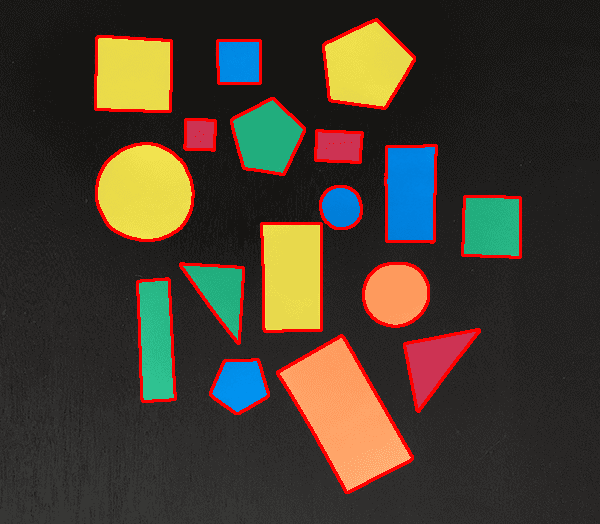
#> input picture step_4/step10/determining_object_color/src/shapes.png, 600 x 524 px, found by its file name
$ python sorting_contours.py --image shapes.png --method top-to-bottom
#> lines starting #> are read from the running program, lines starting #| are printed output that depends on the picture; after the words box and inside, x2 and y2 are one past the last pixel; in counts of white or black regions, pixels touching at a corner belong together
# import the necessary packages
import numpy as np
import argparse
import imutils
import cv2

def sort_contours(cnts, method="left-to-right"):
	# initialize the reverse flag and sort index
	reverse = False
	i = 0

	# handle if we need to sort in reverse # tersine sıralamamız gerekirse halledelim
	if method == "right-to-left" or method == "bottom-to-top":
		reverse = True

	# handle if we are sorting against the y-coordinate rather than
	# the x-coordinate of the bounding box
	if method == "top-to-bottom" or method == "bottom-to-top":
		i = 1

	# construct the list of bounding boxes and sort them from top to
	# bottom
	boundingBoxes = [cv2.boundingRect(c) for c in cnts]
	(cnts, boundingBoxes) = zip(*sorted(zip(cnts, boundingBoxes),
		key=lambda b:b[1][i], reverse=reverse))

	# return the list of sorted contours and bounding boxes
	return (cnts, boundingBoxes)

def draw_contour(image, c, i):
	# compute the center of the contour area and draw a circle
	# representing the center
	# kontur alanının merkezini hesaplayalım
	# ve merkezi temsil eden bir daire çizelim
	M = cv2.moments(c)
	cX = int(M["m10"] / M["m00"])
	cY = int(M["m01"] / M["m00"])

	# draw the countour number on the image
	# görüntüdeki kontur numarasını çizelim
	cv2.putText(image, "#{}".format(i + 1), (cX - 20, cY), cv2.FONT_HERSHEY_SIMPLEX,
		1.0, (255, 255, 255), 2)

	# return the image with the contour number drawn on it
	return image

# construct the argument parser and parse the arguments
ap = argparse.ArgumentParser()
ap.add_argument("-i", "--image", required=True, help="Path to the input image")
ap.add_argument("-m", "--method", required=True, help="Sorting method")
args = vars(ap.parse_args())

# load the image and initialize the accumulated edge image
image = cv2.imread(args["image"])
#> image is the input picture: shape (524, 600, 3); mean B, G, R 46.6, 59.3, 68.9
accumEdged = np.zeros(image.shape[:2], dtype="uint8")
# accumulate = biriktirmek, birikmek,yığmakk
# loop over the blue, green, and red channels, respectively
for chan in cv2.split(image):
	# blur the channel, extract edges from it, and accumulate the set
	# of edges for the image
	chan = cv2.medianBlur(chan, 11)
	edged = cv2.Canny(chan, 50, 200)
	accumEdged = cv2.bitwise_or(accumEdged, edged)
#> this loop made 3 passes
#> pass 1, `chan = cv2.medianBlur(chan, 11)`:
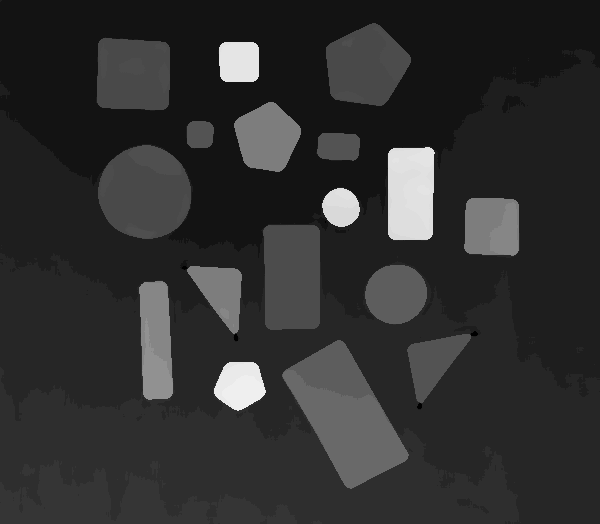
#> chan: shape (524, 600); min 0, max 239, mean 47.3
#> pass 1, `edged = cv2.Canny(chan, 50, 200)`:
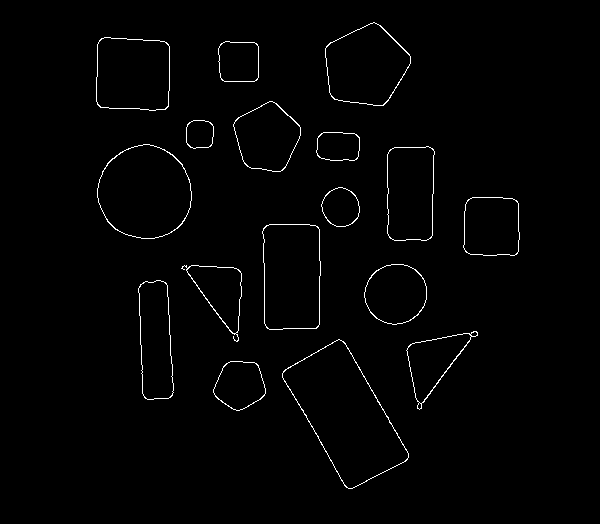
#> edged: shape (524, 600); 1.3% white in thin lines or dots, all inside (x1, y1, x2, y2) = (96, 22, 520, 489)
#> after the loop:
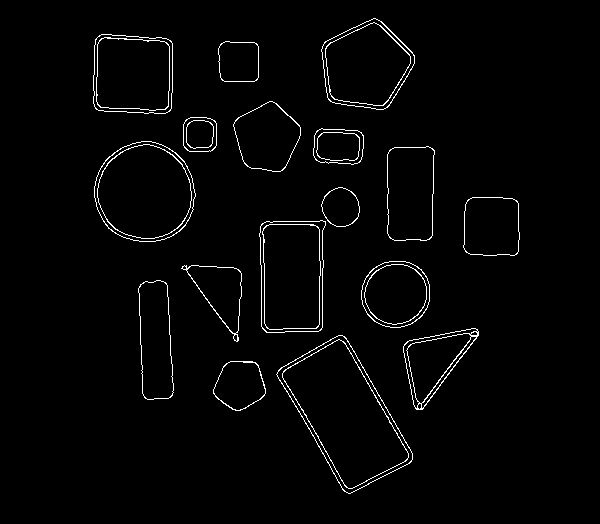
#> accumEdged: shape (524, 600); 2.1% white in thin lines or dots, all inside (x1, y1, x2, y2) = (93, 18, 520, 494)

# show the accumulated edge map // birikmiş kenar haritasını gösterelim.
cv2.imshow("Edge Map", accumEdged)

# find contours in the accumulated image, keeping only the largest
# ones // en büyük olanları tutarak, birikmiş görüntüdeki konturları bulalım.
cnts = cv2.findContours(accumEdged.copy(), cv2.RETR_EXTERNAL,
	cv2.CHAIN_APPROX_SIMPLE)
#> cnts = 17 contours; largest, box (x1, y1, x2, y2) and area: (276, 335, 413, 494) 11214, (94, 141, 196, 242) 7908, (259, 220, 326, 333) 6776, (321, 18, 415, 110) 6090, (93, 34, 173, 114) 5856
cnts = imutils.grab_contours(cnts)
cnts = sorted(cnts, key=cv2.contourArea, reverse=True)[:5]
#> cnts = 5 contours; box (x1, y1, x2, y2) and area: (276, 335, 413, 494) 11214, (94, 141, 196, 242) 7908, (259, 220, 326, 333) 6776, (321, 18, 415, 110) 6090, (93, 34, 173, 114) 5856
orig = image.copy()

# loop over the (unsorted) contours and draw them
for (i, c) in enumerate(cnts):
	orig = draw_contour(orig, c, i)
#> this loop made 5 passes
#> (cX in draw_contour, cY in draw_contour) on passes 1 to 5: (344, 414), (144, 191), (291, 275), (365, 65), (132, 73)
#> pass 1, `orig = draw_contour(orig, c, i)`:
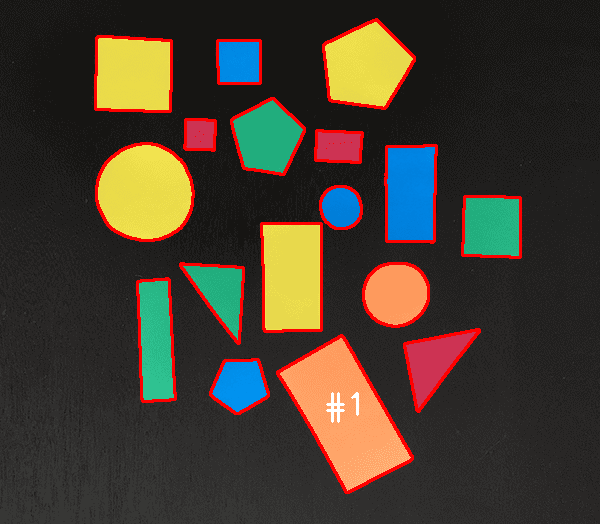
#> orig: shape (524, 600, 3); 0.11% of pixels changed, all inside (x1, y1, x2, y2) = (326, 392, 359, 423)
#> pass 3, `orig = draw_contour(orig, c, i)`:
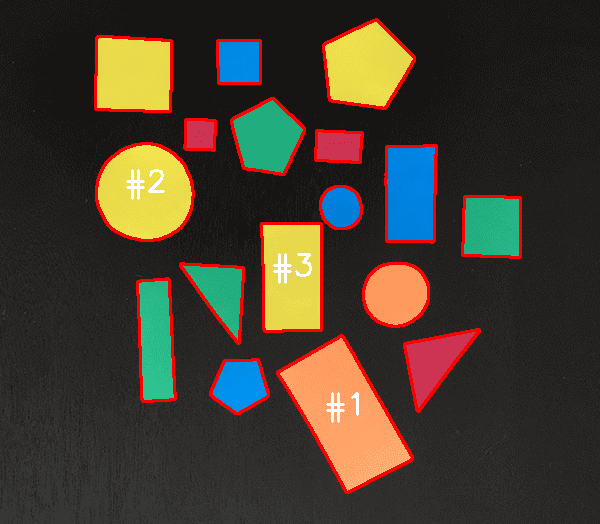
#> orig: shape (524, 600, 3); mean B, G, R 47.2, 59.5, 68.9
#> after the loop:
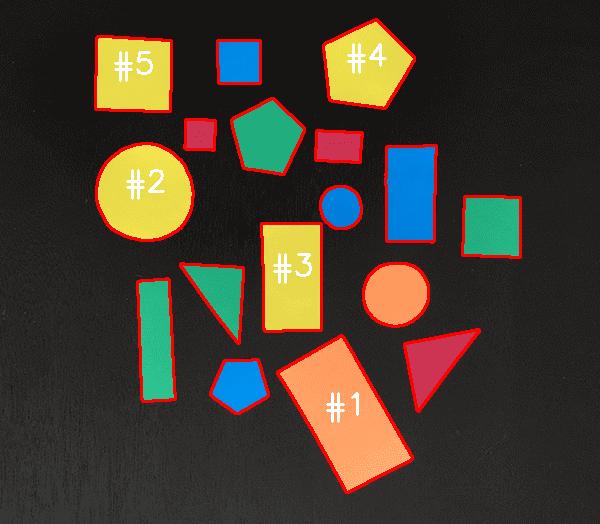
#> orig: shape (524, 600, 3); 0.26% of pixels changed, all inside (x1, y1, x2, y2) = (114, 43, 387, 82)

# show the original, unsorted contour image
cv2.imshow("Unsorted", orig)

# sort the contours according to the provided method
# konturları sağlanan yönteme göre sıralayalım
(cnts, boundingBoxes) = sort_contours(cnts, method=args["method"])
#> in sort_contours, `boundingBoxes = [cv2.boundingRect(c) for c in cnts]`: boundingBoxes = [(276, 335, 137, 159), (94, 141, 102, 101), (259, 220, 67, 113), (321, 18, 94, 92), (93, 34, 80, 80)]
#> in sort_contours, `(cnts, boundingBoxes) = zip(*sorted(zip(cnts, boundingBoxes), key=lamb..`: boundingBoxes = ((321, 18, 94, 92), (93, 34, 80, 80), (94, 141, 102, 101), (259, 220, 67, 113), (276, 335, 137, 159))

# loop over the (now sorted) contours and draw them
for (i, c) in enumerate(cnts):
	draw_contour(image, c, i)
#> this loop made 5 passes
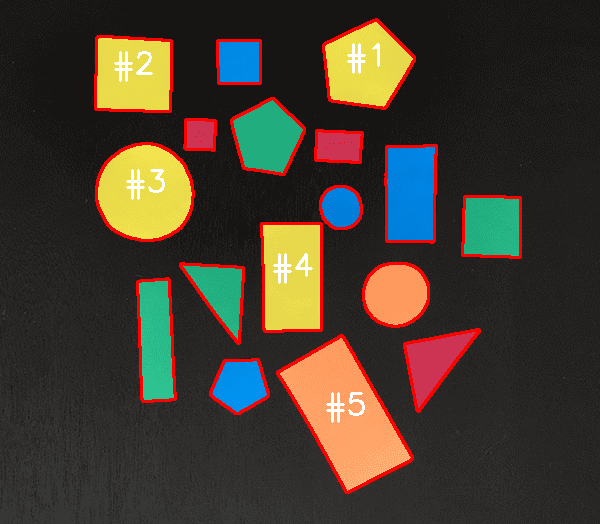
#> image: shape (524, 600, 3); 0.63% of pixels changed, all inside (x1, y1, x2, y2) = (114, 43, 380, 423)

# show the output image
cv2.imshow("Sorted", image)
cv2.waitKey(0)

# python sorting_contours.py --image shapes.png --method top-to-bottom
